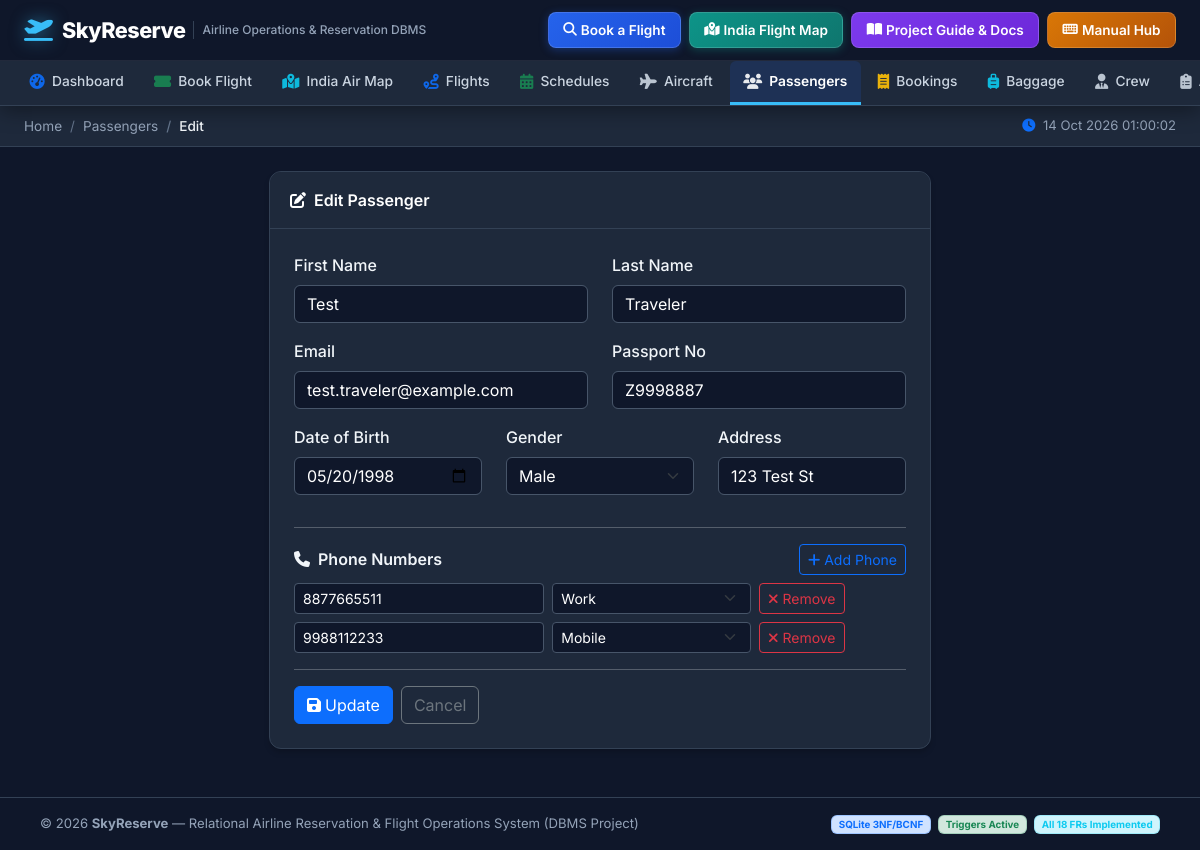
Screenshot of /passengers/11/edit with the database file from the repository.
### tables this page shows
CREATE TABLE Passenger (
    Passenger_ID INTEGER PRIMARY KEY AUTOINCREMENT,
    First_Name TEXT NOT NULL,
    Last_Name TEXT NOT NULL,
    Email TEXT UNIQUE,
    Passport_No TEXT UNIQUE,
    Date_of_Birth TEXT,
    Gender TEXT CHECK (Gender IN ('Male','Female','Other')),
    Address TEXT,
    Created_At TEXT DEFAULT CURRENT_TIMESTAMP
);

CREATE TABLE Passenger_Phone (
    Phone_ID INTEGER PRIMARY KEY AUTOINCREMENT,
    Passenger_ID INTEGER NOT NULL,
    Phone_Number TEXT NOT NULL,
    Phone_Type TEXT DEFAULT 'Mobile' CHECK (Phone_Type IN ('Mobile','Home','Work')),
    FOREIGN KEY (Passenger_ID) REFERENCES Passenger(Passenger_ID) ON DELETE CASCADE,
    UNIQUE(Passenger_ID, Phone_Number)
);

### app.py (the view, shortened to what this page needs)
@app.route("/passengers/<int:pid>/edit", methods=["GET", "POST"])
def passenger_edit(pid):
    db = get_db()
    p = db.execute("SELECT * FROM Passenger WHERE Passenger_ID=?", (pid,)).fetchone()
    phones = db.execute("SELECT * FROM Passenger_Phone WHERE Passenger_ID=?", (pid,)).fetchall()
    db.close()
    if not p:
        flash("Passenger not found.", "warning")
        return redirect(url_for("passengers"))
    return render_template("passenger_form.html", passenger=p, phones=phones)

### app.py (called while the page is built)
@app.before_request
def ensure_db():
    global _db_initialized
    if not _db_initialized:
        db_path = os.path.join(os.path.dirname(__file__), "airline.db")
        if not os.path.exists(db_path):
            init_db()
        _db_initialized = True

### database.py (called while the page is built)
def get_db():
    conn = sqlite3.connect(DB_PATH)
    conn.row_factory = sqlite3.Row
    conn.execute("PRAGMA foreign_keys = ON")
    return conn

### templates/passenger_form.html (shortened to what this page needs)
{% extends "base.html" %}
{% block breadcrumb %}
<li class="breadcrumb-item"><a href="{{ url_for('passengers') }}" class="text-decoration-none">Passengers</a></li>
<li class="breadcrumb-item active">{{ 'Edit' if passenger else 'Register' }}</li>
{% endblock %}
{% block content %}
<div class="row justify-content-center">
  <div class="col-lg-7">
    <div class="table-card">
      <div class="card-header"><i class="fas fa-{{ 'edit' if passenger else 'user-plus' }} me-2"></i>{{ 'Edit Passenger' if passenger else 'Register New Passenger' }}</div>
      <div class="p-4">
        <form method="POST" action="{{ url_for('passenger_edit', pid=passenger.Passenger_ID) if passenger else url_for('passenger_add') }}">
          <div class="row">
            <div class="col-md-6 mb-3">
              <label class="form-label">First Name</label>
              <input type="text" name="first_name" class="form-control" value="{{ passenger.First_Name if passenger else '' }}" required>
            </div>
            <div class="col-md-6 mb-3">
              <label class="form-label">Last Name</label>
              <input type="text" name="last_name" class="form-control" value="{{ passenger.Last_Name if passenger else '' }}" required>
            </div>
          </div>
          <div class="row">
            <div class="col-md-6 mb-3">
              <label class="form-label">Email</label>
              <input type="email" name="email" class="form-control" value="{{ passenger.Email if passenger else '' }}" placeholder="email@example.com">
            </div>
            <div class="col-md-6 mb-3">
              <label class="form-label">Passport No</label>
              <input type="text" name="passport_no" class="form-control" value="{{ passenger.Passport_No if passenger else '' }}">
            </div>
          </div>
          <div class="row">
            <div class="col-md-4 mb-3">
              <label class="form-label">Date of Birth</label>
              <input type="date" name="dob" class="form-control" value="{{ passenger.Date_of_Birth if passenger else '' }}">
            </div>
            <div class="col-md-4 mb-3">
              <label class="form-label">Gender</label>
              <select name="gender" class="form-select">
                {% for g in ['Male','Female','Other'] %}
                <option value="{{ g }}" {% if passenger and passenger.Gender == g %}selected{% endif %}>{{ g }}</option>
                {% endfor %}
              </select>
            </div>
            <div class="col-md-4 mb-3">
              <label class="form-label">Address</label>
              <input type="text" name="address" class="form-control" value="{{ passenger.Address if passenger else '' }}">
            </div>
          </div>
          <hr>
          <div class="d-flex justify-content-between align-items-center mb-2">
            <label class="form-label fw-semibold mb-0"><i class="fas fa-phone me-1"></i> Phone Numbers</label>
            <button type="button" class="btn btn-sm btn-outline-primary" onclick="addPhone()"><i class="fas fa-plus me-1"></i>Add Phone</button>
          </div>
          <div id="phoneContainer">
            {% if phones %}
              {% for ph in phones %}
              <div class="row g-2 mb-2 phone-row">
                <div class="col-5">
                  <input type="text" name="phone_number" class="form-control form-control-sm" value="{{ ph.Phone_Number }}" placeholder="Phone number">
                </div>
                <div class="col-4">
                  <select name="phone_type" class="form-select form-select-sm">
                    {% for t in ['Mobile','Home','Work'] %}
                    <option value="{{ t }}" {% if ph.Phone_Type == t %}selected{% endif %}>{{ t }}</option>
                    {% endfor %}
                  </select>
                </div>
                <div class="col-3">
                  <button type="button" class="btn btn-sm btn-outline-danger" onclick="this.closest('.phone-row').remove()"><i class="fas fa-times"></i> Remove</button>
                </div>
              </div>
              {% endfor %}
            {% endif %}
          </div>
          <hr>
          <div class="d-flex gap-2">
            <button type="submit" class="btn btn-primary"><i class="fas fa-save me-1"></i>{{ 'Update' if passenger else 'Register' }}</button>
            <a href="{{ url_for('passengers') }}" class="btn btn-outline-secondary">Cancel</a>
          </div>
        </form>
      </div>
    </div>
  </div>
</div>
{% endblock %}

### templates/base.html (style rules this page uses)
:root { --primary-color: #2563eb; --primary-hover: #1d4ed8; --nav-bg: #0f172a; --nav-sub-bg: #1e293b; --nav-border: #334155; }
* { font-family: 'Inter', sans-serif; }
body { background: #0f172a; color: #f1f5f9; margin: 0; min-height: 100vh; display: flex; flex-direction: column; }
.sub-bar .breadcrumb-item a { color: #94a3b8; text-decoration: none; }
.sub-bar .breadcrumb-item.active { color: #cbd5e1; font-weight: 500; }
.sub-bar .breadcrumb-item + .breadcrumb-item::before { color: #64748b; }
.table-card { background: #1e293b; border: 1px solid #334155; border-radius: 12px; box-shadow: 0 4px 6px -1px rgba(0, 0, 0, 0.2); overflow: hidden; margin-bottom: 1.5rem; }
.table-card .card-header { background: #1e293b; border-bottom: 1px solid #334155; padding: 1rem 1.25rem; font-weight: 600; color: #f8fafc; }
.form-label, label { color: #f1f5f9 !important; font-weight: 500; }
.table-card .card-header { color: #ffffff !important; }
.breadcrumb-item a { color: #94a3b8 !important; }
.breadcrumb-item.active { color: #f1f5f9 !important; font-weight: 600; }
.form-control, .form-select { background-color: #0f172a !important; border: 1px solid #475569 !important; color: #ffffff !important; }
.form-control::placeholder { color: #64748b !important; }

### rows the page displays
Passenger: first_name "Test", last_name "Traveler", email "test.traveler@example.com", passport_no "Z9998887", dob "05/20/1998", gender "Male", address "123 Test St"
Passenger_Phone: phone_number "8877665511", phone_type "Work"
Passenger_Phone: phone_number "9988112233", phone_type "Mobile"

### other values shown
{{ 'Edit' if passenger else 'Register' }} "Edit"
{{ 'Edit Passenger' if passenger else 'Register New Passenger' }} "Edit Passenger"
{{ 'Update' if passenger else 'Register' }} "Update"
